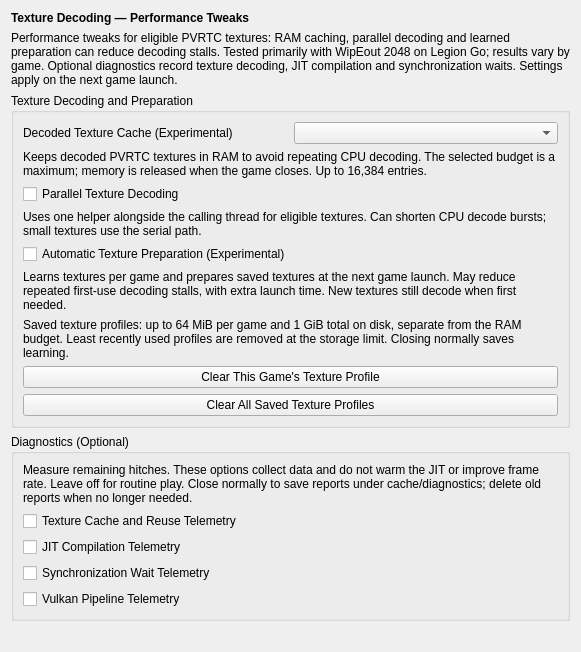
           <widget class="QWidget" name="performance_content">
            <layout class="QVBoxLayout" name="performance_content_layout">
             <item>
              <widget class="QLabel" name="texture_decoding_heading">
               <property name="font">
                <font>
                 <bold>true</bold>
                </font>
               </property>
               <property name="text">
                <string>Texture Decoding — Performance Tweaks</string>
               </property>
               <property name="wordWrap">
                <bool>true</bool>
               </property>
              </widget>
             </item>
             <item>
              <widget class="QLabel" name="performance_intro">
               <property name="text">
                <string>Performance tweaks for eligible PVRTC textures: RAM caching, parallel decoding and learned preparation can reduce decoding stalls. Tested primarily with WipEout 2048 on Legion Go; results vary by game. Optional diagnostics record texture decoding, JIT compilation and synchronization waits. Settings apply on the next game launch.</string>
               </property>
               <property name="wordWrap">
                <bool>true</bool>
               </property>
              </widget>
             </item>
             <item>
              <widget class="QGroupBox" name="gb_texture_performance">
               <property name="title">
                <string>Texture Decoding and Preparation</string>
               </property>
               <layout class="QVBoxLayout" name="texture_performance_layout">
                <item>
                 <layout class="QHBoxLayout" name="decoded_texture_cache_layout">
                  <item>
                   <widget class="QLabel" name="label_decoded_texture_cache">
                    <property name="text">
                     <string>Decoded Texture Cache (Experimental)</string>
                    </property>
                   </widget>
                  </item>
                  <item>
                   <widget class="QComboBox" name="decoded_texture_cache_mb" />
                  </item>
                 </layout>
                </item>
                <item>
                 <widget class="QLabel" name="decoded_texture_cache_description">
                  <property name="text">
                   <string>Keeps decoded PVRTC textures in RAM to avoid repeating CPU decoding. The selected budget is a maximum; memory is released when the game closes. Up to 16,384 entries.</string>
                  </property>
                  <property name="wordWrap">
                   <bool>true</bool>
                  </property>
                 </widget>
                </item>
                <item>
                 <widget class="QCheckBox" name="parallel_texture_decode">
                  <property name="text">
                   <string>Parallel Texture Decoding</string>
                  </property>
                  <property name="toolTip">
                   <string>Uses the caller and one helper for eligible PVRTC textures. Small textures keep the serial path. Can shorten decode bursts; uses additional CPU work in parallel.</string>
                  </property>
                 </widget>
                </item>
                <item><widget class="QLabel" name="parallel_texture_decode_description"><property name="text"><string>Uses one helper alongside the calling thread for eligible textures. Can shorten CPU decode bursts; small textures use the serial path.</string></property><property name="wordWrap"><bool>true</bool></property></widget></item>
                <item>
                 <widget class="QCheckBox" name="automatic_texture_preparation">
                  <property name="text">
                   <string>Automatic Texture Preparation (Experimental)</string>
                  </property>
                  <property name="toolTip">
                   <string>Learn compressed PVRTC inputs even after decoded textures are evicted, merge valid previous learning, and prepare selected textures at the next game launch. May reduce repeated first-use hitches. Requires a nonzero Decoded Texture Cache budget. Learning uses up to 64 MiB extra RAM plus bounded metadata; saved profiles use up to 64 MiB per game and 1 GiB total. May add loading time. Close normally to save learning. Takes effect on the next game launch.</string>
                  </property>
                 </widget>
                </item>
                <item>
                 <widget class="QLabel" name="automatic_texture_preparation_description">
                  <property name="text">
                   <string>Learns textures per game and prepares saved textures at the next game launch. May reduce repeated first-use decoding stalls, with extra launch time. New textures still decode when first needed.</string>
                  </property>
                  <property name="wordWrap">
                   <bool>true</bool>
                  </property>
                 </widget>
                </item>
                <item>
                 <widget class="QLabel" name="texture_profile_storage_description">
                  <property name="text">
                   <string>Saved texture profiles: up to 64 MiB per game and 1 GiB total on disk, separate from the RAM budget. Least recently used profiles are removed at the storage limit. Closing normally saves learning.</string>
                  </property>
                  <property name="wordWrap">
                   <bool>true</bool>
                  </property>
                 </widget>
                </item>
                <item>
                 <layout class="QVBoxLayout" name="saved_texture_profiles_layout">
                  <item>
                   <widget class="QPushButton" name="clear_game_texture_profile">
                    <property name="text">
                     <string>Clear This Game's Texture Profile</string>
                    </property>
                   </widget>
                  </item>
                  <item>
                   <widget class="QPushButton" name="clear_all_texture_profiles">
                    <property name="text">
                     <string>Clear All Saved Texture Profiles</string>
                    </property>
                   </widget>
                  </item>
                 </layout>
                </item>
               </layout>
              </widget>
             </item>
             <item>
              <widget class="QGroupBox" name="gb_performance_diagnostics">
               <property name="title">
                <string>Diagnostics (Optional)</string>
               </property>
               <layout class="QVBoxLayout" name="performance_diagnostics_layout">
                <item>
                 <widget class="QLabel" name="diagnostics_description">
                  <property name="text">
                   <string>Measure remaining hitches. These options collect data and do not warm the JIT or improve frame rate. Leave off for routine play. Close normally to save reports under cache/diagnostics; delete old reports when no longer needed.</string>
                  </property>
                  <property name="wordWrap">
                   <bool>true</bool>
                  </property>
                 </widget>
                </item>
                <item>
                 <widget class="QCheckBox" name="decoded_texture_telemetry">
                  <property name="text">
                   <string>Texture Cache and Reuse Telemetry</string>
                  </property>
                  <property name="toolTip">
                   <string>Writes bounded counters once per second (up to four hours), including decoding after capacity eviction versus first-observed textures. Uses up to 4 MiB additional fingerprint history; history replacement and clears are reported. Diagnostic only; does not improve speed. No texture contents or fingerprints are written.</string>
                  </property>
                 </widget>
                </item>
                <item>
                 <widget class="QCheckBox" name="jit_compile_telemetry">
                  <property name="text">
                   <string>JIT Compilation Telemetry</string>
                  </property>
                  <property name="toolTip">
                   <string>Records main-thread compile misses, rolling detail and bounded session summaries on x64. Diagnostic only; does not precompile or execute guest code. Close normally to save reports.</string>
                  </property>
                 </widget>
                </item>
                <item>
                 <widget class="QCheckBox" name="sync_wait_telemetry">
                  <property name="text">
                   <string>Synchronization Wait Telemetry</string>
                  </property>
                  <property name="toolTip">
                   <string>Records selected guest and renderer API spans, with bounded summaries and rolling detail for spans of at least 2 ms. Nested spans overlap; these are not measurements of pure OS sleep. Close normally to save reports.</string>
                  </property>
                 </widget>
                </item>
                <item>
                 <widget class="QCheckBox" name="pipeline_telemetry">
                  <property name="text">
                   <string>Vulkan Pipeline Telemetry</string>
                  </property>
                  <property name="toolTip">
                   <string>Records selected pipeline queue delays, compilation, protected-draw waits, cache probes and background warm-up outcomes. Uses bounded summaries and rolling detail for spans of at least 2 ms. Diagnostic only: adds overhead and does not change async behaviour. Close normally to save reports. Restart required.</string>
                  </property>
                 </widget>
                </item>
               </layout>
              </widget>
             </item>
             <item>
              <spacer name="performance_spacer">
               <property name="orientation">
                <enum>Qt::Orientation::Vertical</enum>
               </property>
               <property name="sizeHint" stdset="0">
                <size>
                 <width>20</width>
                 <height>20</height>
                </size>
               </property>
              </spacer>
             </item>
            </layout>
           </widget>
